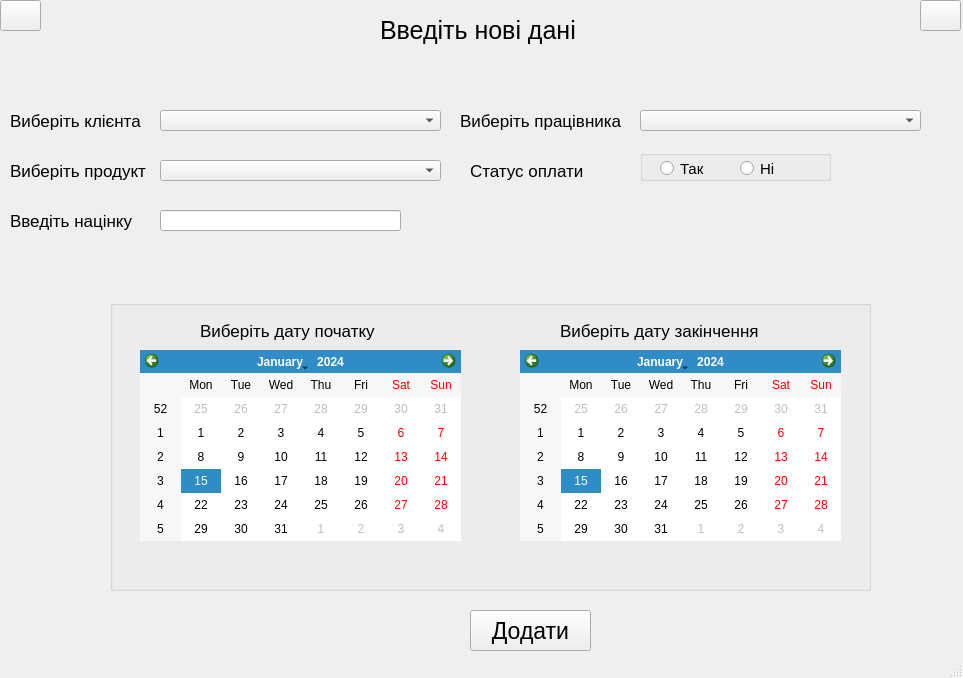
<?xml version="1.0" encoding="UTF-8"?>
<ui version="4.0">
 <class>MainWindow</class>
 <widget class="QMainWindow" name="MainWindow">
  <property name="geometry">
   <rect>
    <x>0</x>
    <y>0</y>
    <width>963</width>
    <height>678</height>
   </rect>
  </property>
  <property name="windowTitle">
   <string>MainWindow</string>
  </property>
  <widget class="QWidget" name="centralwidget">
   <widget class="QComboBox" name="client_list">
    <property name="geometry">
     <rect>
      <x>160</x>
      <y>110</y>
      <width>281</width>
      <height>21</height>
     </rect>
    </property>
    <property name="font">
     <font>
      <pointsize>9</pointsize>
     </font>
    </property>
   </widget>
   <widget class="QLabel" name="label_6">
    <property name="geometry">
     <rect>
      <x>470</x>
      <y>160</y>
      <width>141</width>
      <height>21</height>
     </rect>
    </property>
    <property name="font">
     <font>
      <pointsize>13</pointsize>
     </font>
    </property>
    <property name="acceptDrops">
     <bool>false</bool>
    </property>
    <property name="text">
     <string>Статус оплати</string>
    </property>
    <property name="scaledContents">
     <bool>false</bool>
    </property>
    <property name="wordWrap">
     <bool>true</bool>
    </property>
   </widget>
   <widget class="QGroupBox" name="groupBox">
    <property name="geometry">
     <rect>
      <x>640</x>
      <y>150</y>
      <width>191</width>
      <height>31</height>
     </rect>
    </property>
    <property name="font">
     <font>
      <pointsize>11</pointsize>
     </font>
    </property>
    <property name="title">
     <string/>
    </property>
    <widget class="QRadioButton" name="payed_radiobutton">
     <property name="geometry">
      <rect>
       <x>20</x>
       <y>10</y>
       <width>82</width>
       <height>17</height>
      </rect>
     </property>
     <property name="font">
      <font>
       <pointsize>11</pointsize>
      </font>
     </property>
     <property name="text">
      <string>Так</string>
     </property>
    </widget>
    <widget class="QRadioButton" name="unpayed_radiobutton">
     <property name="geometry">
      <rect>
       <x>100</x>
       <y>10</y>
       <width>82</width>
       <height>17</height>
      </rect>
     </property>
     <property name="font">
      <font>
       <pointsize>11</pointsize>
      </font>
     </property>
     <property name="text">
      <string>Ні</string>
     </property>
    </widget>
   </widget>
   <widget class="QComboBox" name="product_list">
    <property name="geometry">
     <rect>
      <x>160</x>
      <y>160</y>
      <width>281</width>
      <height>21</height>
     </rect>
    </property>
    <property name="font">
     <font>
      <pointsize>9</pointsize>
     </font>
    </property>
   </widget>
   <widget class="QLabel" name="label_7">
    <property name="geometry">
     <rect>
      <x>10</x>
      <y>210</y>
      <width>131</width>
      <height>21</height>
     </rect>
    </property>
    <property name="font">
     <font>
      <pointsize>13</pointsize>
     </font>
    </property>
    <property name="acceptDrops">
     <bool>false</bool>
    </property>
    <property name="text">
     <string>Введіть націнку</string>
    </property>
    <property name="scaledContents">
     <bool>false</bool>
    </property>
    <property name="wordWrap">
     <bool>true</bool>
    </property>
   </widget>
   <widget class="QPushButton" name="back_button">
    <property name="geometry">
     <rect>
      <x>0</x>
      <y>0</y>
      <width>41</width>
      <height>31</height>
     </rect>
    </property>
    <property name="font">
     <font>
      <pointsize>2</pointsize>
     </font>
    </property>
    <property name="text">
     <string/>
    </property>
    <property name="icon">
     <iconset resource="../resources.qrc">
      <normaloff>:/newPrefix/assets/arrow.png</normaloff>:/newPrefix/assets/arrow.png</iconset>
    </property>
    <property name="iconSize">
     <size>
      <width>25</width>
      <height>25</height>
     </size>
    </property>
   </widget>
   <widget class="QComboBox" name="worker_list">
    <property name="geometry">
     <rect>
      <x>640</x>
      <y>110</y>
      <width>281</width>
      <height>21</height>
     </rect>
    </property>
    <property name="font">
     <font>
      <pointsize>9</pointsize>
     </font>
    </property>
   </widget>
   <widget class="QLabel" name="label_2">
    <property name="geometry">
     <rect>
      <x>10</x>
      <y>160</y>
      <width>141</width>
      <height>21</height>
     </rect>
    </property>
    <property name="font">
     <font>
      <pointsize>13</pointsize>
     </font>
    </property>
    <property name="acceptDrops">
     <bool>false</bool>
    </property>
    <property name="text">
     <string>Виберіть продукт</string>
    </property>
    <property name="scaledContents">
     <bool>false</bool>
    </property>
    <property name="wordWrap">
     <bool>true</bool>
    </property>
   </widget>
   <widget class="QLineEdit" name="price">
    <property name="geometry">
     <rect>
      <x>160</x>
      <y>210</y>
      <width>241</width>
      <height>21</height>
     </rect>
    </property>
    <property name="font">
     <font>
      <pointsize>10</pointsize>
     </font>
    </property>
   </widget>
   <widget class="QLabel" name="label_5">
    <property name="geometry">
     <rect>
      <x>460</x>
      <y>110</y>
      <width>171</width>
      <height>21</height>
     </rect>
    </property>
    <property name="font">
     <font>
      <pointsize>13</pointsize>
     </font>
    </property>
    <property name="text">
     <string>Виберіть працівника</string>
    </property>
   </widget>
   <widget class="QLabel" name="label">
    <property name="geometry">
     <rect>
      <x>10</x>
      <y>110</y>
      <width>131</width>
      <height>21</height>
     </rect>
    </property>
    <property name="font">
     <font>
      <pointsize>13</pointsize>
     </font>
    </property>
    <property name="text">
     <string>Виберіть клієнта</string>
    </property>
   </widget>
   <widget class="QLabel" name="label_8">
    <property name="geometry">
     <rect>
      <x>380</x>
      <y>10</y>
      <width>221</width>
      <height>41</height>
     </rect>
    </property>
    <property name="font">
     <font>
      <pointsize>19</pointsize>
     </font>
    </property>
    <property name="text">
     <string>Введіть нові дані</string>
    </property>
   </widget>
   <widget class="QPushButton" name="submit_button">
    <property name="geometry">
     <rect>
      <x>470</x>
      <y>610</y>
      <width>121</width>
      <height>41</height>
     </rect>
    </property>
    <property name="font">
     <font>
      <pointsize>17</pointsize>
     </font>
    </property>
    <property name="text">
     <string>Додати</string>
    </property>
   </widget>
   <widget class="QPushButton" name="exit_button">
    <property name="geometry">
     <rect>
      <x>920</x>
      <y>0</y>
      <width>41</width>
      <height>31</height>
     </rect>
    </property>
    <property name="font">
     <font>
      <pointsize>2</pointsize>
     </font>
    </property>
    <property name="text">
     <string/>
    </property>
    <property name="icon">
     <iconset resource="../resources.qrc">
      <normaloff>:/newPrefix/assets/exit.png</normaloff>:/newPrefix/assets/exit.png</iconset>
    </property>
    <property name="iconSize">
     <size>
      <width>25</width>
      <height>25</height>
     </size>
    </property>
   </widget>
   <widget class="QGroupBox" name="groupBox_2">
    <property name="geometry">
     <rect>
      <x>110</x>
      <y>300</y>
      <width>761</width>
      <height>291</height>
     </rect>
    </property>
    <property name="title">
     <string/>
    </property>
    <widget class="QLabel" name="label_3">
     <property name="geometry">
      <rect>
       <x>90</x>
       <y>20</y>
       <width>181</width>
       <height>21</height>
      </rect>
     </property>
     <property name="font">
      <font>
       <pointsize>13</pointsize>
      </font>
     </property>
     <property name="text">
      <string>Виберіть дату початку</string>
     </property>
    </widget>
    <widget class="QCalendarWidget" name="start_date">
     <property name="geometry">
      <rect>
       <x>30</x>
       <y>50</y>
       <width>321</width>
       <height>191</height>
      </rect>
     </property>
    </widget>
    <widget class="QCalendarWidget" name="end_date">
     <property name="geometry">
      <rect>
       <x>410</x>
       <y>50</y>
       <width>321</width>
       <height>191</height>
      </rect>
     </property>
    </widget>
    <widget class="QLabel" name="label_4">
     <property name="geometry">
      <rect>
       <x>450</x>
       <y>20</y>
       <width>201</width>
       <height>21</height>
      </rect>
     </property>
     <property name="font">
      <font>
       <pointsize>13</pointsize>
      </font>
     </property>
     <property name="text">
      <string>Виберіть дату закінчення</string>
     </property>
    </widget>
   </widget>
  </widget>
  <widget class="QStatusBar" name="statusbar"/>
 </widget>
 <resources>
  <include location="../resources.qrc"/>
 </resources>
 <connections/>
</ui>
